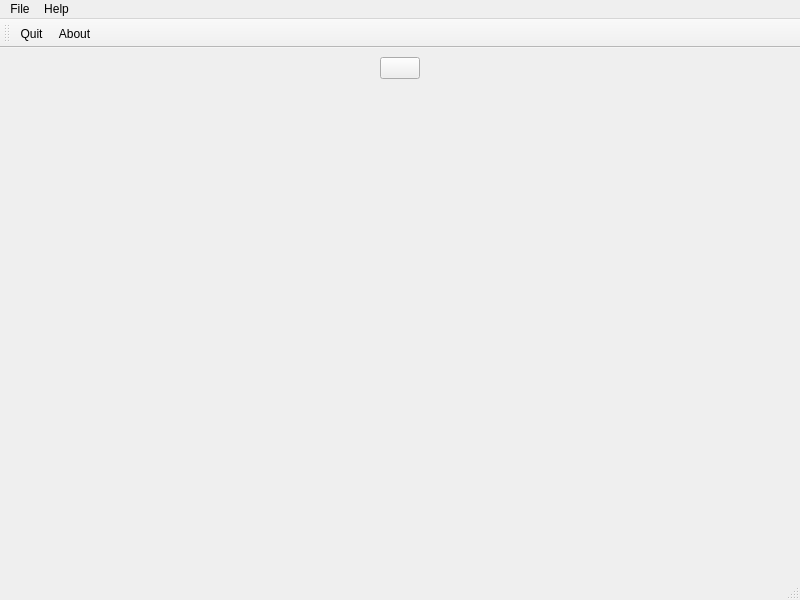
<?xml version="1.0" encoding="UTF-8"?>
<ui version="4.0">
 <class>MainWindow</class>
 <widget class="QMainWindow" name="MainWindow">
  <property name="geometry">
   <rect>
    <x>0</x>
    <y>0</y>
    <width>800</width>
    <height>600</height>
   </rect>
  </property>
  <property name="windowTitle">
   <string>MainWindow</string>
  </property>
  <widget class="QWidget" name="centralwidget">
   <layout class="QVBoxLayout" name="verticalLayout">
    <item>
     <layout class="QHBoxLayout" name="horizontalLayout">
      <item>
       <spacer name="horizontalSpacer">
        <property name="orientation">
         <enum>Qt::Horizontal</enum>
        </property>
        <property name="sizeHint" stdset="0">
         <size>
          <width>40</width>
          <height>20</height>
         </size>
        </property>
       </spacer>
      </item>
      <item>
       <widget class="QPushButton" name="przycisk">
        <property name="toolTip">
         <string>Włącz lub wyłącz animację</string>
        </property>
        <property name="text">
         <string/>
        </property>
       </widget>
      </item>
      <item>
       <spacer name="horizontalSpacer_2">
        <property name="orientation">
         <enum>Qt::Horizontal</enum>
        </property>
        <property name="sizeHint" stdset="0">
         <size>
          <width>40</width>
          <height>20</height>
         </size>
        </property>
       </spacer>
      </item>
     </layout>
    </item>
    <item>
     <widget class="MyWidget" name="widget" native="true">
      <property name="sizePolicy">
       <sizepolicy hsizetype="Preferred" vsizetype="MinimumExpanding">
        <horstretch>0</horstretch>
        <verstretch>0</verstretch>
       </sizepolicy>
      </property>
     </widget>
    </item>
   </layout>
  </widget>
  <widget class="QMenuBar" name="menubar">
   <property name="geometry">
    <rect>
     <x>0</x>
     <y>0</y>
     <width>800</width>
     <height>21</height>
    </rect>
   </property>
   <widget class="QMenu" name="menu_Plik">
    <property name="title">
     <string>File</string>
    </property>
    <addaction name="action_Koniec"/>
   </widget>
   <widget class="QMenu" name="menuPo_moc">
    <property name="title">
     <string>Help</string>
    </property>
    <addaction name="action_O_programie"/>
   </widget>
   <addaction name="menu_Plik"/>
   <addaction name="menuPo_moc"/>
  </widget>
  <widget class="QStatusBar" name="statusbar"/>
  <widget class="QToolBar" name="toolBar">
   <property name="windowTitle">
    <string>toolBar</string>
   </property>
   <attribute name="toolBarArea">
    <enum>TopToolBarArea</enum>
   </attribute>
   <attribute name="toolBarBreak">
    <bool>false</bool>
   </attribute>
   <addaction name="action_Koniec"/>
   <addaction name="action_O_programie"/>
  </widget>
  <action name="action_Koniec">
   <property name="text">
    <string>Quit</string>
   </property>
   <property name="iconText">
    <string>Quit</string>
   </property>
   <property name="toolTip">
    <string>Quit</string>
   </property>
   <property name="shortcut">
    <string>Ctrl+Q</string>
   </property>
  </action>
  <action name="action_O_programie">
   <property name="text">
    <string>About</string>
   </property>
   <property name="iconText">
    <string>About</string>
   </property>
   <property name="toolTip">
    <string>&lt;html&gt;&lt;head/&gt;&lt;body&gt;&lt;p&gt;About&lt;/p&gt;&lt;/body&gt;&lt;/html&gt;</string>
   </property>
  </action>
 </widget>
 <customwidgets>
  <customwidget>
   <class>MyWidget</class>
   <extends>QWidget</extends>
   <header>my_widget.h</header>
   <container>1</container>
   <slots>
    <slot>toggle_animation()</slot>
   </slots>
  </customwidget>
 </customwidgets>
 <resources/>
 <connections>
  <connection>
   <sender>przycisk</sender>
   <signal>clicked()</signal>
   <receiver>widget</receiver>
   <slot>toggle_animation()</slot>
   <hints>
    <hint type="sourcelabel">
     <x>400</x>
     <y>52</y>
    </hint>
    <hint type="destinationlabel">
     <x>256</x>
     <y>107</y>
    </hint>
   </hints>
  </connection>
 </connections>
</ui>
